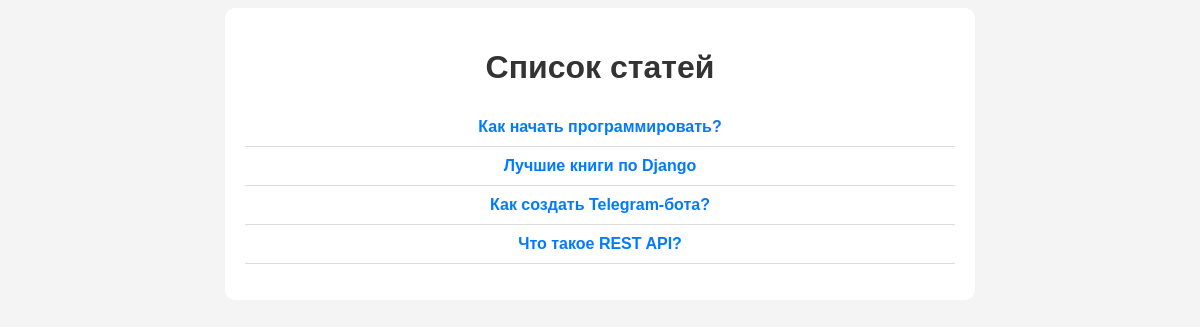
The app's page /articles/, older data.
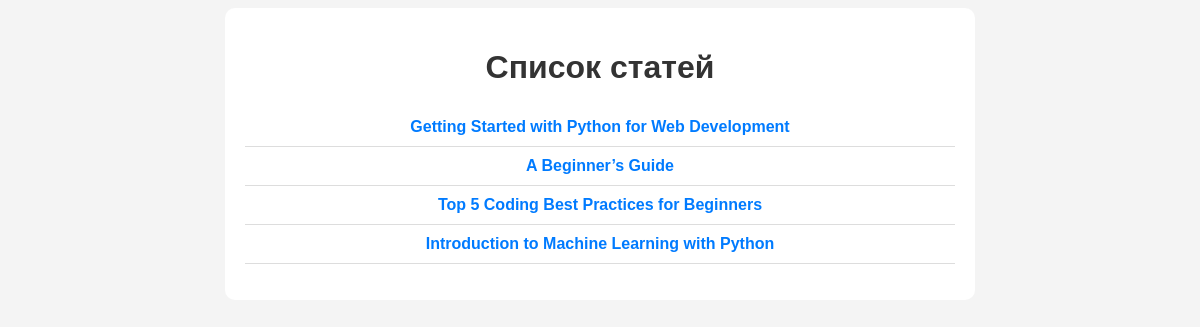
The same page, newer data.
### blog/models.py (models this page shows, shortened)
class Article(models.Model):
    title = models.CharField(max_length=255)
    text = models.TextField()
    author = models.CharField(max_length=255)

### blog/views.py (the view)
# urls.py: path('articles/', article_list, name='article_list'),
def article_list(request):
    articles = Article.objects.all()
    return render(request, 'article_list.html', {'articles': articles})

### blog/templates/article_list.html (shortened to what this page needs)
<!DOCTYPE html>
<html lang="ru">
<head>
</head>
<body>
    <div class="container">
        <h1>Список статей</h1>
        <ul>
            {% for article in articles %}
                <li><a href="{% url 'article_detail' article.id %}">{{ article.title }}</a></li>
            {% endfor %}
        </ul>
    </div>
</body>
</html>

### blog/templates/article_list.html (style rules this page uses)
body { font-family: Arial, sans-serif; background-color: #f4f4f4; text-align: center; }
.container { width: 60%; margin: auto; background: white; padding: 20px; border-radius: 10px; }
h1 { color: #333; }
ul { list-style: none; padding: 0; }
li { padding: 10px; border-bottom: 1px solid #ddd; }
a { text-decoration: none; color: #007BFF; font-weight: bold; }

Row changes from the older to the newer data that the page shows:
removed Article: title "Как начать программировать?"
removed Article: title "Лучшие книги по Django"
removed Article: title "Как создать Telegram-бота?"
removed Article: title "Что такое REST API?"
added Article: title "Getting Started with Python for Web Development"
added Article: title "A Beginner’s Guide"
added Article: title "Top 5 Coding Best Practices for Beginners"
added Article: title "Introduction to Machine Learning with Python"
